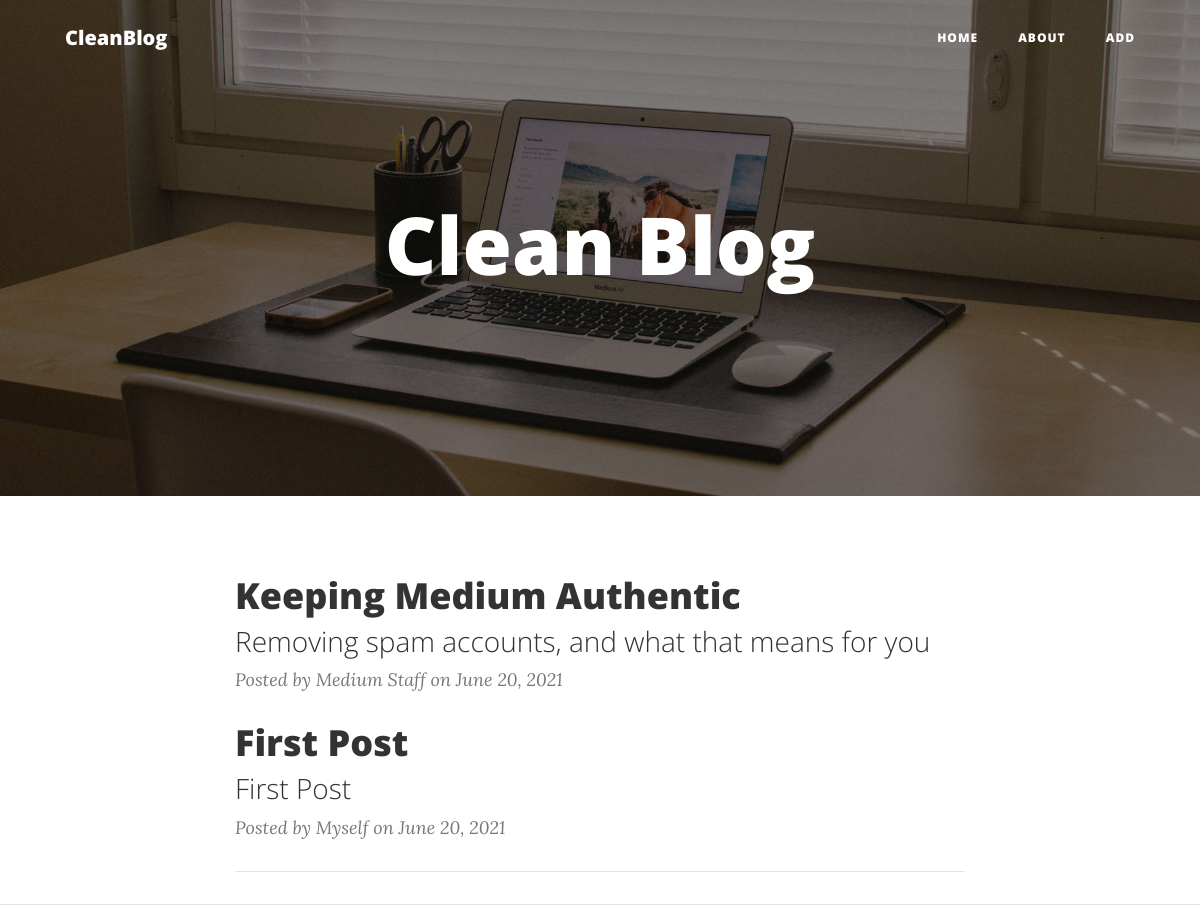
The page / on the database its author committed.
### app.py (models this page shows)
class Blogpost(db.Model):
    id = db.Column(db.Integer, primary_key=True)
    title = db.Column(db.String(50))
    subtitle = db.Column(db.String(50))
    author = db.Column(db.String(20))
    date_posted = db.Column(db.DateTime)
    content = db.Column(db.Text)

### app.py (the view)
@app.route('/')
def index():
    posts = Blogpost.query.order_by(Blogpost.date_posted.desc()).all()
    return render_template('index.html', posts=posts)

### templates/index.html (shortened to what this page needs)
<!DOCTYPE html>
<html lang="en">
  <head>
    <link href="{{ url_for('static', filename='bootstrap.min.css') }}" rel="stylesheet">
    <link href="{{ url_for('static', filename='font-awesome.min.css') }}" rel="stylesheet" type="text/css">
    <link href="{{ url_for('static', filename='clean-blog.min.css') }}" rel="stylesheet">
  </head>
  <body>
    <nav class="navbar navbar-expand-lg navbar-light fixed-top" id="mainNav">
      <div class="container">
        <a class="navbar-brand" href="{{ url_for('index') }}">CleanBlog</a>
        <div class="collapse navbar-collapse" id="navbarResponsive">
          <ul class="navbar-nav ml-auto">
            <li class="nav-item">
              <a class="nav-link" href="{{ url_for('index') }}">Home</a>
            </li>
            <li class="nav-item">
              <a class="nav-link" href="{{ url_for('about') }}">About</a>
            </li>
            <li class="nav-item">
              <a class="nav-link" href="{{ url_for('add') }}">Add</a>
            </li>
          </ul>
        </div>
      </div>
    </nav>
    <header class="masthead" style="background-image: url('{{ url_for('static', filename='home-bg.jpg') }}')">
      <div class="container">
        <div class="row">
          <div class="col-lg-8 col-md-10 mx-auto">
            <div class="site-heading">
              <h1>Clean Blog</h1>
            </div>
          </div>
        </div>
      </div>
    </header>
    <div class="container">
      <div class="row">
        <div class="col-lg-8 col-md-10 mx-auto">
        {% for post in posts %}
          <div class="post-preview">
            <a href="{{ url_for('post', post_id=post.id) }}">
              <h2 class="post-title">
                {{ post.title }}
              </h2>
              <h3 class="post-subtitle">
                {{ post.subtitle }}
              </h3>
            </a>
            <p class="post-meta">Posted by {{ post.author }} on {{ post.date_posted.strftime('%B %d, %Y') }}</p>
          </div>
          {% endfor %}
          <hr>
        </div>
      </div>
    </div>
    <hr>
  </body>
</html>

### rows shown on the page
Blogpost: title "Keeping Medium Authentic", subtitle "Removing spam accounts, and what that means for you", author "Medium Staff", date_posted "June 20, 2021"
Blogpost: title "First Post", subtitle "First Post", author "Myself", date_posted "June 20, 2021"
